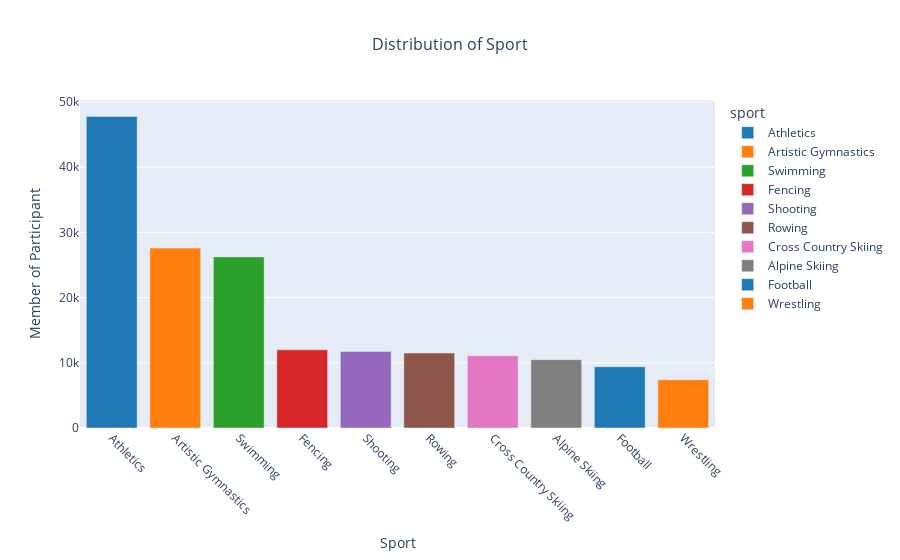

Notebook code cell kept with this figure:
### Markdown cell above
Top 10 Sport by Paticipant

### Code cell
sport_counts = Olympic_Athlete_Event_Results['sport'].value_counts().reset_index().head(10)
sport_counts.columns = ['sport', 'count']

custom_colors = ['#1f77b4', '#ff7f0e', '#2ca02c', '#d62728', '#9467bd', '#8c564b', '#e377c2', '#7f7f7f']

fig = px.bar(sport_counts, x='sport', y='count', title='Distribution of Sport', color='sport', color_discrete_sequence=custom_colors)

fig.update_layout(
    xaxis_title='Sport',
    yaxis_title='Member of Participant',
    xaxis_tickangle= 45,
    font=dict(size=12),
    title_font_size = 16,
    title_x = 0.5
)
fig.show()

### Figure 1 — Plotly figure (JSON) as saved in the notebook; plotly's stock layout.template omitted (floating-point values rounded to 4 significant figures)
{"data": [{"alignmentgroup": "True", "hovertemplate": "sport=%{x}<br>count=%{y}<extra></extra>", "legendgroup": "Athletics", "marker": {"color": "#1f77b4", "pattern": {"shape": ""}}, "name": "Athletics", "offsetgroup": "Athletics", "orientation": "v", "showlegend": true, "textposition": "auto", "x": ["Athletics"], "xaxis": "x", "y": [47792], "yaxis": "y", "type": "bar"}, {"alignmentgroup": "True", "hovertemplate": "sport=%{x}<br>count=%{y}<extra></extra>", "legendgroup": "Artistic Gymnastics", "marker": {"color": "#ff7f0e", "pattern": {"shape": ""}}, "name": "Artistic Gymnastics", "offsetgroup": "Artistic Gymnastics", "orientation": "v", "showlegend": true, "textposition": "auto", "x": ["Artistic Gymnastics"], "xaxis": "x", "y": [27596], "yaxis": "y", "type": "bar"}, {"alignmentgroup": "True", "hovertemplate": "sport=%{x}<br>count=%{y}<extra></extra>", "legendgroup": "Swimming", "marker": {"color": "#2ca02c", "pattern": {"shape": ""}}, "name": "Swimming", "offsetgroup": "Swimming", "orientation": "v", "showlegend": true, "textposition": "auto", "x": ["Swimming"], "xaxis": "x", "y": [26246], "yaxis": "y", "type": "bar"}, {"alignmentgroup": "True", "hovertemplate": "sport=%{x}<br>count=%{y}<extra></extra>", "legendgroup": "Fencing", "marker": {"color": "#d62728", "pattern": {"shape": ""}}, "name": "Fencing", "offsetgroup": "Fencing", "orientation": "v", "showlegend": true, "textposition": "auto", "x": ["Fencing"], "xaxis": "x", "y": [11995], "yaxis": "y", "type": "bar"}, {"alignmentgroup": "True", "hovertemplate": "sport=%{x}<br>count=%{y}<extra></extra>", "legendgroup": "Shooting", "marker": {"color": "#9467bd", "pattern": {"shape": ""}}, "name": "Shooting", "offsetgroup": "Shooting", "orientation": "v", "showlegend": true, "textposition": "auto", "x": ["Shooting"], "xaxis": "x", "y": [11749], "yaxis": "y", "type": "bar"}, {"alignmentgroup": "True", "hovertemplate": "sport=%{x}<br>count=%{y}<extra></extra>", "legendgroup": "Rowing", "marker": {"color": "#8c564b", "pattern": {"shape": ""}}, "name": "Rowing", "offsetgroup": "Rowing", "orientation": "v", "showlegend": true, "textposition": "auto", "x": ["Rowing"], "xaxis": "x", "y": [11494], "yaxis": "y", "type": "bar"}, {"alignmentgroup": "True", "hovertemplate": "sport=%{x}<br>count=%{y}<extra></extra>", "legendgroup": "Cross Country Skiing", "marker": {"color": "#e377c2", "pattern": {"shape": ""}}, "name": "Cross Country Skiing", "offsetgroup": "Cross Country Skiing", "orientation": "v", "showlegend": true, "textposition": "auto", "x": ["Cross Country Skiing"], "xaxis": "x", "y": [11096], "yaxis": "y", "type": "bar"}, {"alignmentgroup": "True", "hovertemplate": "sport=%{x}<br>count=%{y}<extra></extra>", "legendgroup": "Alpine Skiing", "marker": {"color": "#7f7f7f", "pattern": {"shape": ""}}, "name": "Alpine Skiing", "offsetgroup": "Alpine Skiing", "orientation": "v", "showlegend": true, "textposition": "auto", "x": ["Alpine Skiing"], "xaxis": "x", "y": [10486], "yaxis": "y", "type": "bar"}, {"alignmentgroup": "True", "hovertemplate": "sport=%{x}<br>count=%{y}<extra></extra>", "legendgroup": "Football", "marker": {"color": "#1f77b4", "pattern": {"shape": ""}}, "name": "Football", "offsetgroup": "Football", "orientation": "v", "showlegend": true, "textposition": "auto", "x": ["Football"], "xaxis": "x", "y": [9385], "yaxis": "y", "type": "bar"}, {"alignmentgroup": "True", "hovertemplate": "sport=%{x}<br>count=%{y}<extra></extra>", "legendgroup": "Wrestling", "marker": {"color": "#ff7f0e", "pattern": {"shape": ""}}, "name": "Wrestling", "offsetgroup": "Wrestling", "orientation": "v", "showlegend": true, "textposition": "auto", "x": ["Wrestling"], "xaxis": "x", "y": [7409], "yaxis": "y", "type": "bar"}], "layout": {"xaxis": {"anchor": "y", "domain": [0.0, 1.0], "title": {"text": "Sport"}, "categoryorder": "array", "categoryarray": ["Athletics", "Artistic Gymnastics", "Swimming", "Fencing", "Shooting", "Rowing", "Cross Country Skiing", "Alpine Skiing", "Football", "Wrestling"], "tickangle": 45}, "yaxis": {"anchor": "x", "domain": [0.0, 1.0], "title": {"text": "Member of Participant"}}, "legend": {"title": {"text": "sport"}, "tracegroupgap": 0}, "title": {"text": "Distribution of Sport", "font": {"size": 16}, "x": 0.5}, "barmode": "relative", "font": {"size": 12}}}
